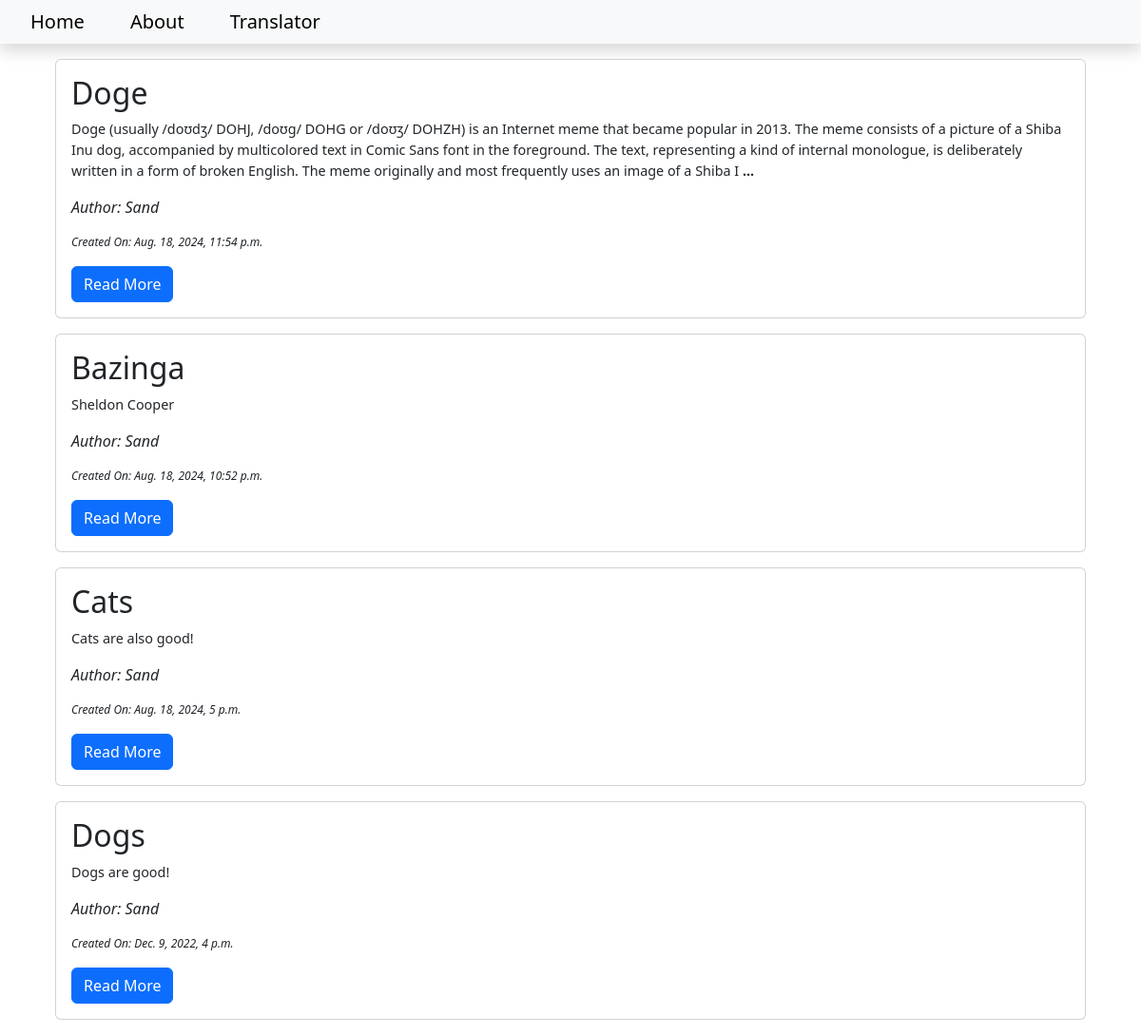
The page / on the database its author committed.
### blog/models.py (models this page shows, shortened)
class Post(models.Model): # Model is a specific class that inherits from django. It is designed to contain fields with data
    title = models.CharField(max_length=200) # Title of the blog post
    contents = models.TextField() # Text of the blog post (using TextField instead as it holds more chars)
    date_created = models.DateTimeField(auto_now_add=True) # Date the blog post was made, when blog post create hits create button the time will be
    slug = models.SlugField(max_length=200, unique=True) # Recording the part of the url after the domain
    author = models.ForeignKey(to=User, on_delete=models.CASCADE) # Is the author of the blog post, not ui input, but inserted from program.
    status = models.IntegerField(choices=STATUS, default=0) # Allows content creator to choose on publishing draft as draft or as published.

### blog/views.py (the view)
# urls.py: path('', views.PostList.as_view(), name='home')
class PostList(generic.ListView):
    queryset=Post.objects.filter(status=1).order_by('-date_created')
    template_name='index.html'

### templates/index.html
{% extends 'base.html' %}
{% block content %}
  <div class="container">
    {% for post in post_list %}
      <div class="card m-3">
        <div class="card-body">
          <h2 class="card-title">{{ post.title }}</h2>
          <p class="card-text" style="font-size: 0.9em;">
            {% if post.contents|length > 400 %}
              {{ post.contents|slice:'400' }}
              <span class="fw-bold">...</span>
            {% else %}
              {{ post.contents }}
            {% endif %}
          </p>
          <p class="card-text fst-italic fw-medium">Author: {{ post.author|title }}</p>
          <p class="card-text fst-italic fw-light" style="font-size: 0.75em;">Created On: {{ post.date_created }}</p>
          <a class="btn btn-primary" href="{% url 'blog_view' post.slug %}">Read More</a>
        </div>
      </div>
    {% endfor %}
  </div>
{% endblock %}

### rows shown on the page
Post: title "Doge", contents "Doge (usually /doʊdʒ/ DOHJ, /doʊɡ/ DOHG or /doʊʒ/ DOHZH) is an Internet meme that became popular in 2013. The meme consists of a picture of a Shiba Inu dog, accompanied by multicolored text in Comic Sans font in the foreground. The text, representing a kind of internal monologue, is deliberately written in a form of broken English. The meme originally and most frequently uses an image of a Shiba I", author "Sand", date_created "Aug. 18, 2024, 11:54 p.m."
Post: title "Bazinga", contents "Sheldon Cooper", author "Sand", date_created "Aug. 18, 2024, 10:52 p.m."
Post: title "Cats", contents "Cats are also good!", author "Sand", date_created "Aug. 18, 2024, 5 p.m."
Post: title "Dogs", contents "Dogs are good!", author "Sand", date_created "Dec. 9, 2022, 4 p.m."
